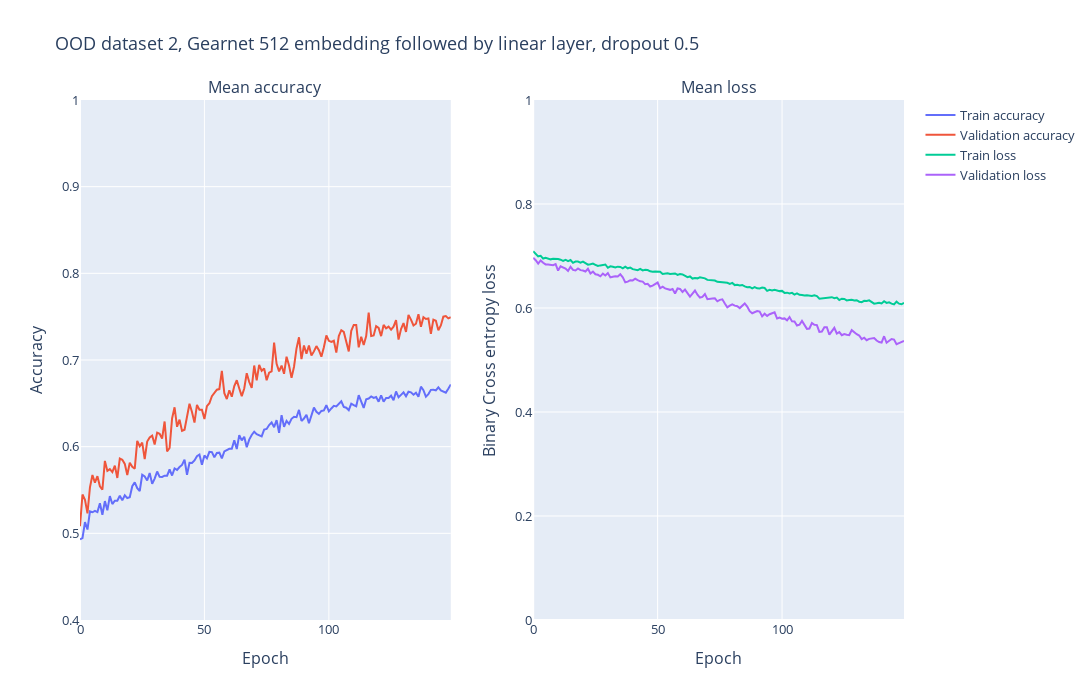

This figure's notebook cell:
### Markdown cell above
<font size="5"> Plot the accuracies and losses per epoch</font>

### Code cell
fig = go.Figure().set_subplots(
    rows=1,
    cols=2,
    subplot_titles=("Mean accuracy", "Mean loss")
)

def add_trace(x, y, name, row, col):
    fig.add_trace(go.Scatter(x=x, y=y, name=name), row=row, col=col)

x = list(range(epochs))


add_trace(x, train_accuracies, "Train accuracy", 1, 1)
add_trace(x, val_accuracies, "Validation accuracy", 1, 1)
add_trace(x, train_loss.mean(axis=1), "Train loss", 1, 2)
add_trace(x, val_loss.mean(axis=1), "Validation loss", 1, 2)

fig.update_xaxes(title_text="Epoch")

fig.update_yaxes(title_text="Accuracy", row=1, col=1, range=[0.4, 1])
fig.update_yaxes(title_text="Binary Cross entropy loss", row=1, col=2, range=[0,1])


fig.update_layout(
    title_text= model_name,
    width=1800,
    font_size=13,
    height=700,\
    template="plotly"
)

fig.show()

### Figure 1 — Plotly figure (JSON) as saved in the notebook; plotly's stock layout.template omitted (floating-point values rounded to 4 significant figures; data arrays with more than 128 entries replaced by an {"elided": "..."} marker saying what was removed)
{"data": [{"name": "Train accuracy", "type": "scatter", "x": {"elided": "150 int values"}, "xaxis": "x", "y": {"elided": "150 float values"}, "yaxis": "y"}, {"name": "Validation accuracy", "type": "scatter", "x": {"elided": "150 int values"}, "xaxis": "x", "y": {"elided": "150 float values"}, "yaxis": "y"}, {"name": "Train loss", "type": "scatter", "x": {"elided": "150 int values"}, "xaxis": "x2", "y": {"elided": "150 float values"}, "yaxis": "y2"}, {"name": "Validation loss", "type": "scatter", "x": {"elided": "150 int values"}, "xaxis": "x2", "y": {"elided": "150 float values"}, "yaxis": "y2"}], "layout": {"annotations": [{"font": {"size": 16}, "showarrow": false, "text": "Mean accuracy", "x": 0.225, "xanchor": "center", "xref": "paper", "y": 1, "yanchor": "bottom", "yref": "paper"}, {"font": {"size": 16}, "showarrow": false, "text": "Mean loss", "x": 0.775, "xanchor": "center", "xref": "paper", "y": 1, "yanchor": "bottom", "yref": "paper"}], "font": {"size": 13}, "height": 700, "title": {"text": "OOD dataset 2, Gearnet 512 embedding followed by linear layer, dropout 0.5"}, "width": 1800, "xaxis": {"anchor": "y", "domain": [0, 0.45], "title": {"text": "Epoch"}}, "xaxis2": {"anchor": "y2", "domain": [0.55, 1], "title": {"text": "Epoch"}}, "yaxis": {"anchor": "x", "domain": [0, 1], "range": [0.4, 1], "title": {"text": "Accuracy"}}, "yaxis2": {"anchor": "x2", "domain": [0, 1], "range": [0, 1], "title": {"text": "Binary Cross entropy loss"}}}}
